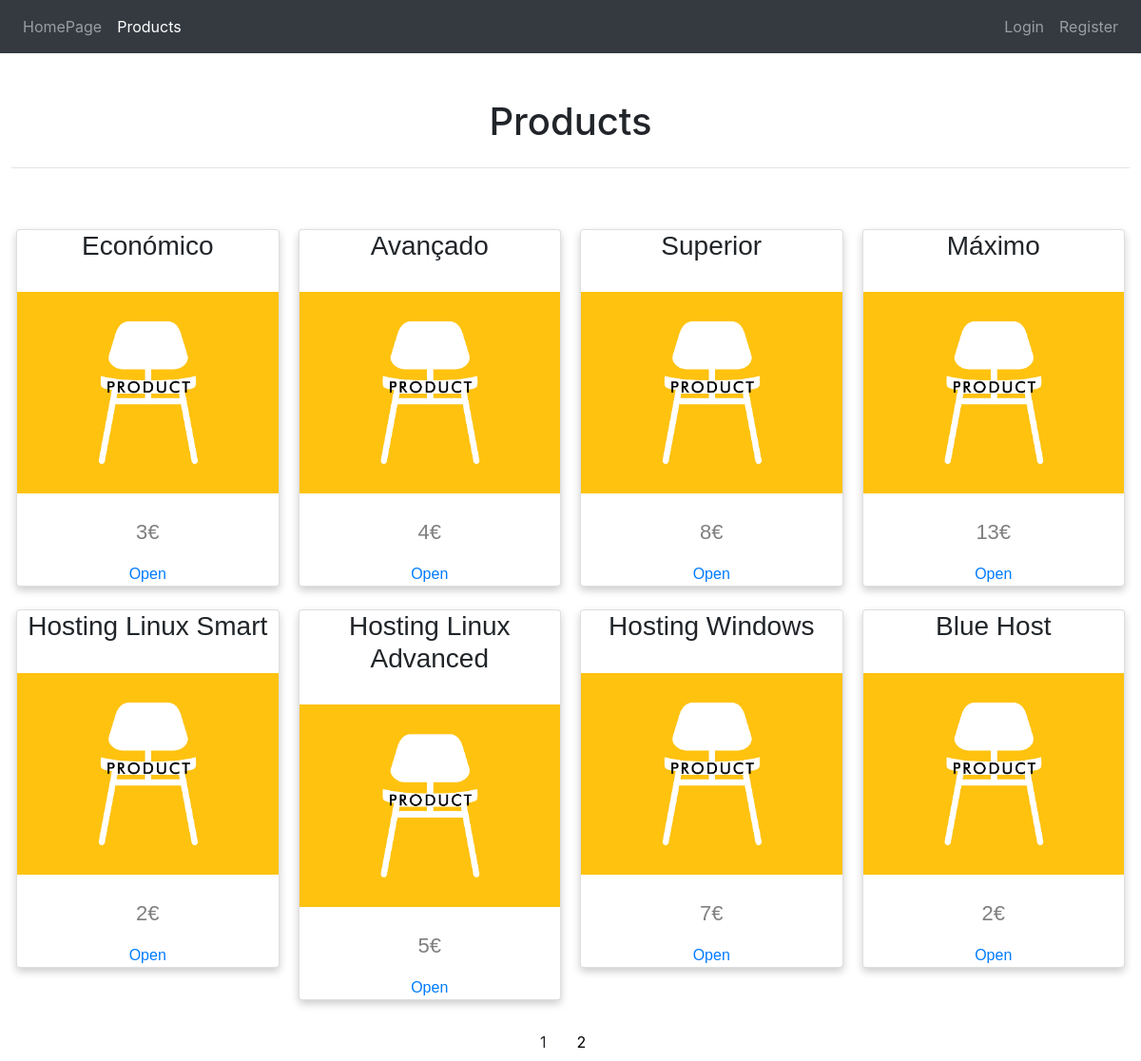
/products.php, run on the app's committed database.
### tables this page shows
CREATE TABLE `products` (
  `idProd` int(50) NOT NULL,
  `nameProd` varchar(50) NOT NULL,
  `descriptionProd` text NOT NULL,
  `priceProd` int(50) NOT NULL
);

### products.php (the view, shortened to what this page needs)
<!DOCTYPE html>
<html lang="en">
<?php
include 'util/head.php';
include 'util/conection.php';
?>
<body>
    <nav class="navbar navbar-expand-lg navbar-dark bg-dark">
        <ul class="navbar-nav mr-auto">
            <li class="nav-item">
                <a class="nav-link" href="index.php">HomePage</a>
            </li>
            <li class="nav-item active">
                <a class="nav-link" href="products.php">Products</a>
            </li>
        </ul>
        <ul class="navbar-nav justify-content-end">
            <li class="nav-item">
                <a class="nav-link" href="login.php">Login</a>
            </li>
            <li class="nav-item">
                <a class="nav-link" href="register.php">Register</a>
            </li>
        </ul>
    </nav>
    <main>
        <h1>Products</h1>
        <hr><br><br>
        <?php
        $currentPage = filter_input(INPUT_GET, 'pagina', FILTER_SANITIZE_NUMBER_INT);
        $pagina = (!empty($currentPage)) ? $currentPage : 1;
        $quantidadePagina = 8;
        $inicio = ($quantidadePagina * $pagina) - $quantidadePagina;
        ?>
        <div class="row">
            <?php
            $stmt = $conn->prepare("SELECT * FROM products order by idProd LIMIT $inicio, $quantidadePagina");
            $stmt->execute();
            $result = $stmt->get_result();
            while ($row = $result->fetch_assoc()) {
            ?>
                <div class="column">
                    <div class="card">
                        <h3> <?php echo $row['nameProd']; ?></h3> <br>
                        <img src="images/image_test.jpg" style="width:100%"> <br>
                        <p class="price"><?php echo $row['priceProd']; ?>€</p>
                        <?php echo "<a href='productId.php?id=" . $row['idProd'] . "'>Open</a>"; ?>
                    </div>
                    <br>
                </div>
            <?php
            }
            ?>
        </div>
        <?php
        $result_pg = "SELECT COUNT(idProd) AS num_result FROM products";
        $resultado_pg = mysqli_query($conn, $result_pg);
        $row_pg = mysqli_fetch_assoc($resultado_pg);
        $quantidade_pg = ceil($row_pg['num_result'] / $quantidadePagina);
        ?>
        <div class="pagination">
            <?php
            $max_links = 4;
            echo "<a>$pagina</a>";
            for ($pag_dep = $pagina + 1; $pag_dep <= $pagina + $max_links; $pag_dep++) {
                if ($pag_dep <= $quantidade_pg) {
                    echo "<a href='products.php?pagina=$pag_dep'>$pag_dep</a>";
                }
            }
            ?>
        </div>
    </main>
</body>
</html>

### util/head.php (shortened to what this page needs)
<head>
    <link rel="stylesheet" href="https://maxcdn.bootstrapcdn.com/bootstrap/4.0.0/css/bootstrap.min.css">
</head>

### util/style.php (style rules this page uses)
h1 { text-align: center; margin: 2%; }
main { margin: 1%; margin-top: 4%; }
.column { float: left; width: 25%; padding: 0 10px; }
.row { margin: 0 -5px; }
.card { box-shadow: 0 4px 8px 0 rgba(0, 0, 0, 0.2); max-width: 300px; margin: auto; text-align: center; font-family: arial; }
.price { color: grey; font-size: 22px; }
.pagination { position: absolute; left: 46%; right: 46%; }
.pagination a { color: black; float: left; padding: 8px 16px; text-decoration: none; }

### data on the page
products: nameProd "Económico", priceProd "3"
products: nameProd "Avançado", priceProd "4"
products: nameProd "Superior", priceProd "8"
products: nameProd "Máximo", priceProd "13"
products: nameProd "Hosting Linux Smart", priceProd "2"
products: nameProd "Hosting Linux Advanced", priceProd "5"
products: nameProd "Hosting Windows", priceProd "7"
products: nameProd "Blue Host", priceProd "2"

### other printed values
$pagina "1"
